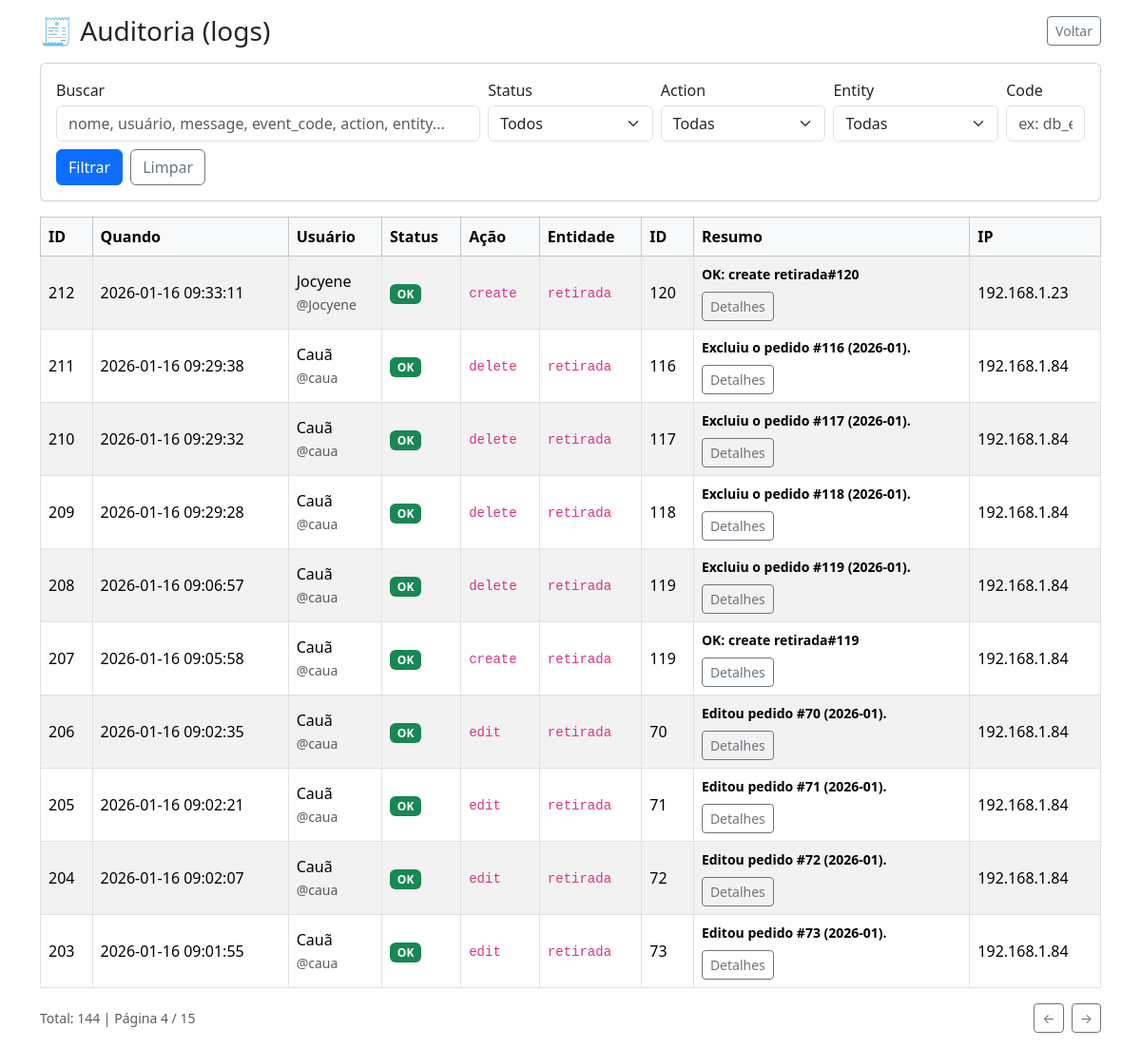
The app's page /auditoria.php?p=4 (signed in) with its own data.
### tables this page shows
CREATE TABLE `audit_logs` (
  `id` int(11) NOT NULL,
  `user_id` int(11) DEFAULT NULL,
  `action` varchar(50) NOT NULL,
  `entity` varchar(50) NOT NULL,
  `entity_id` int(11) DEFAULT NULL,
  `success` tinyint(1) NOT NULL DEFAULT 1,
  `event_code` varchar(80) DEFAULT NULL,
  `message` varchar(255) DEFAULT NULL,
  `before_json` longtext DEFAULT NULL CHECK (json_valid(`before_json`)),
  `after_json` longtext DEFAULT NULL CHECK (json_valid(`after_json`)),
  `payload_json` longtext DEFAULT NULL CHECK (json_valid(`payload_json`)),
  `ip` varchar(45) DEFAULT NULL,
  `user_agent` varchar(255) DEFAULT NULL,
  `created_at` datetime NOT NULL DEFAULT current_timestamp()
);

CREATE TABLE `users` (
  `id` int(11) NOT NULL,
  `nome` varchar(100) NOT NULL,
  `usuario` varchar(50) NOT NULL,
  `senha_hash` varchar(255) NOT NULL,
  `role` enum('admin','operador','visualizador') NOT NULL DEFAULT 'visualizador',
  `ativo` tinyint(1) NOT NULL DEFAULT 1,
  `created_at` timestamp NOT NULL DEFAULT current_timestamp(),
  `last_login_at` datetime DEFAULT NULL
);

### auditoria.php (the view, shortened to what this page needs)
<?php
require 'config/database.php';
$limit = 10;
$page = max(1, (int)($_GET['p'] ?? 1));
$offset = ($page - 1) * $limit;
$q        = trim((string)($_GET['q'] ?? ''));
$success  = trim((string)($_GET['success'] ?? ''));
$eventCode = trim((string)($_GET['event_code'] ?? ''));
$where = " WHERE 1=1 ";
$params = [];
$stmtTotal = $pdo->prepare("
    SELECT COUNT(*)
    FROM audit_logs a
    LEFT JOIN users u ON u.id = a.user_id
    $where
");
$stmtTotal->execute($params);
$total = (int)$stmtTotal->fetchColumn();
$totalPages = max(1, (int)ceil($total / $limit));
$stmt = $pdo->prepare("
    SELECT a.*, u.nome, u.usuario
    FROM audit_logs a
    LEFT JOIN users u ON u.id = a.user_id
    $where
    ORDER BY a.id DESC
    LIMIT $limit OFFSET $offset
");
$stmt->execute($params);
$logs = $stmt->fetchAll(PDO::FETCH_ASSOC);
function h($v): string
{
    return htmlspecialchars((string)$v);
}
?>
<!DOCTYPE html>
<html lang="pt-br">
<head>
    <link href="https://cdn.jsdelivr.net/npm/bootstrap@5.3.2/dist/css/bootstrap.min.css" rel="stylesheet">
</head>
<body class="p-3">
    <div class="container">
        <div class="d-flex justify-content-between align-items-center mb-3">
            <h3 class="m-0">🧾 Auditoria (logs)</h3>
            <div class="d-flex gap-2">
                <a href="index.php" class="btn btn-outline-secondary btn-sm">Voltar</a>
            </div>
        </div>
        <form method="GET" class="card p-3 mb-3">
            <div class="row g-2">
                <div class="col-12 col-md-5">
                    <label class="form-label mb-1">Buscar</label>
                    <input name="q" class="form-control" value="<?= h($q) ?>"
                        placeholder="nome, usuário, message, event_code, action, entity...">
                </div>
                <div class="col-6 col-md-2">
                    <label class="form-label mb-1">Status</label>
                    <select name="success" class="form-select">
                        <option value="" <?= $success === '' ? 'selected' : '' ?>>Todos</option>
                    </select>
                </div>
                <div class="col-6 col-md-2">
                    <label class="form-label mb-1">Action</label>
                    <select name="action" class="form-select">
                        <option value="">Todas</option>
                    </select>
                </div>
                <div class="col-6 col-md-2">
                    <label class="form-label mb-1">Entity</label>
                    <select name="entity" class="form-select">
                        <option value="">Todas</option>
                    </select>
                </div>
                <div class="col-6 col-md-1">
                    <label class="form-label mb-1">Code</label>
                    <input name="event_code" class="form-control" value="<?= h($eventCode) ?>" placeholder="ex: db_error">
                </div>
                <div class="col-12 d-flex gap-2">
                    <button class="btn btn-primary">Filtrar</button>
                    <a class="btn btn-outline-secondary" href="auditoria.php">Limpar</a>
                </div>
            </div>
        </form>
        <div class="table-responsive">
            <table class="table table-bordered table-striped align-middle">
                <thead class="table-light">
                    <tr>
                        <th>ID</th>
                        <th>Quando</th>
                        <th>Usuário</th>
                        <th>Status</th>
                        <th>Ação</th>
                        <th>Entidade</th>
                        <th>ID</th>
                        <th>Resumo</th>
                        <th>IP</th>
                    </tr>
                </thead>
                <tbody>
                    <?php foreach ($logs as $l): ?>
                        <?php $pid = (int)($l['id'] ?? 0); ?>
                        <tr>
                            <td><?= $pid ?></td>
                            <td><?= h($l['created_at'] ?? '') ?></td>
                            <td>
                                <?= h($l['nome'] ?? '—') ?>
                                <br><small class="text-muted">@<?= h($l['usuario'] ?? '—') ?></small>
                            </td>
                            <td class="text-nowrap">
                                <?php if ((int)($l['success'] ?? 1) === 1): ?>
                                    <span class="badge bg-success">OK</span>
                                <?php else: ?>
                                    <span class="badge bg-danger">FALHA</span>
                                <?php endif; ?>
                            </td>
                            <td><code><?= h($l['action'] ?? '') ?></code></td>
                            <td><code><?= h($l['entity'] ?? '') ?></code></td>
                            <td><?= h($l['entity_id'] ?? '—') ?></td>
                            <td class="text-start" style="max-width:520px;">
                                <div class="small fw-semibold"><?= h($l['message'] ?? '') ?></div>
                                <div class="mt-2 d-flex gap-2 flex-wrap">
                                    <button
                                        type="button"
                                        class="btn btn-outline-secondary btn-sm"
                                        data-bs-toggle="modal"
                                        data-bs-target="#auditModal<?= $pid ?>">
                                        Detalhes
                                    </button>
                                </div>
                            </td>
                            <td><?= h($l['ip'] ?? '—') ?></td>
                        </tr>
                    <?php endforeach; ?>
                </tbody>
            </table>
        </div>
        <div class="d-flex justify-content-between align-items-center">
            <div class="text-muted small">
                Total: <?= (int)$total ?> | Página <?= (int)$page ?> / <?= (int)$totalPages ?>
            </div>
            <div class="d-flex gap-2">
                <?php if ($page > 1): ?>
                    <a class="btn btn-outline-secondary btn-sm"
                        href="<?= h('auditoria.php?' . http_build_query(array_merge($_GET, ['p' => $page - 1]))) ?>">←</a>
                <?php endif; ?>
                <?php if ($page < $totalPages): ?>
                    <a class="btn btn-outline-secondary btn-sm"
                        href="<?= h('auditoria.php?' . http_build_query(array_merge($_GET, ['p' => $page + 1]))) ?>">→</a>
                <?php endif; ?>
            </div>
        </div>
    </div>
</body>
</html>

### records on screen
audit_logs: id "212", created_at "2026-01-16 09:33:11", user.nome "Jocyene", user.usuario "Jocyene", success "OK", action "create", entity "retirada", entity "120", message "OK: create retirada#120", ip "192.168.1.23"
audit_logs: id "211", created_at "2026-01-16 09:29:38", user.nome "Cauã", user.usuario "caua", success "OK", action "delete", entity "retirada", entity "116", message "Excluiu o pedido #116 (2026-01).", ip "192.168.1.84"
audit_logs: id "210", created_at "2026-01-16 09:29:32", user.nome "Cauã", user.usuario "caua", success "OK", action "delete", entity "retirada", entity "117", message "Excluiu o pedido #117 (2026-01).", ip "192.168.1.84"
audit_logs: id "209", created_at "2026-01-16 09:29:28", user.nome "Cauã", user.usuario "caua", success "OK", action "delete", entity "retirada", entity "118", message "Excluiu o pedido #118 (2026-01).", ip "192.168.1.84"
audit_logs: id "208", created_at "2026-01-16 09:06:57", user.nome "Cauã", user.usuario "caua", success "OK", action "delete", entity "retirada", entity "119", message "Excluiu o pedido #119 (2026-01).", ip "192.168.1.84"
audit_logs: id "207", created_at "2026-01-16 09:05:58", user.nome "Cauã", user.usuario "caua", success "OK", action "create", entity "retirada", entity "119", message "OK: create retirada#119", ip "192.168.1.84"
audit_logs: id "206", created_at "2026-01-16 09:02:35", user.nome "Cauã", user.usuario "caua", success "OK", action "edit", entity "retirada", entity "70", message "Editou pedido #70 (2026-01).", ip "192.168.1.84"
audit_logs: id "205", created_at "2026-01-16 09:02:21", user.nome "Cauã", user.usuario "caua", success "OK", action "edit", entity "retirada", entity "71", message "Editou pedido #71 (2026-01).", ip "192.168.1.84"
audit_logs: id "204", created_at "2026-01-16 09:02:07", user.nome "Cauã", user.usuario "caua", success "OK", action "edit", entity "retirada", entity "72", message "Editou pedido #72 (2026-01).", ip "192.168.1.84"
audit_logs: id "203", created_at "2026-01-16 09:01:55", user.nome "Cauã", user.usuario "caua", success "OK", action "edit", entity "retirada", entity "73", message "Editou pedido #73 (2026-01).", ip "192.168.1.84"

### other values on screen
$total "144"
$page "4"
$totalPages "15"
